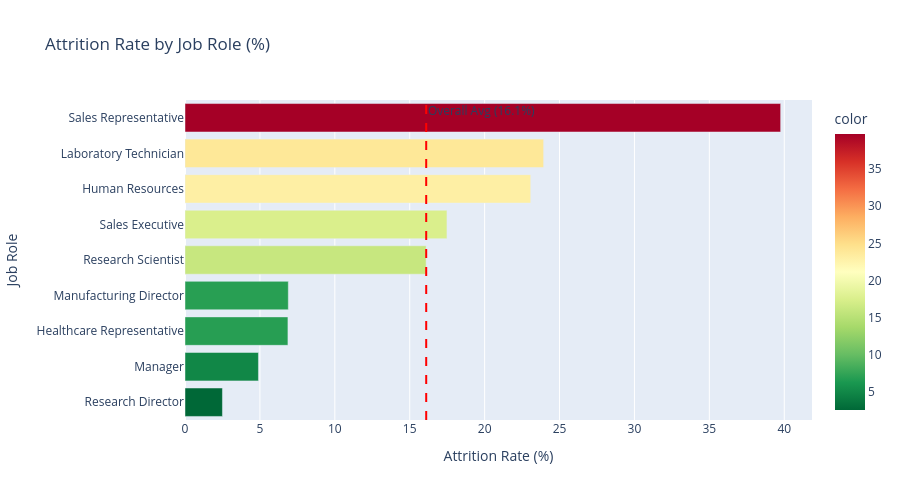

This figure's notebook cell:
### Markdown cell above
## Section 10: Job Role & Satisfaction Deep Dive

**WHAT**: Analyze attrition across different job roles and satisfaction levels.  
**WHY**: Different roles have different attrition patterns — helps target retention programs.  
**HOW**: Combine groupby + visualization for multi-dimensional analysis.

### Code cell
# ============================================================================
# JOB ROLE ANALYSIS — Which roles have highest turnover?
# ============================================================================

# Calculate attrition rate per job role
role_attrition = df.groupby('JobRole')['Attrition'].apply(
    lambda x: (x == 'Yes').sum() / len(x) * 100
).sort_values(ascending=True)

# Interactive horizontal bar chart with Plotly
# WHY PLOTLY? Hover over bars to see exact values — great for presentations!
fig = px.bar(
    x=role_attrition.values,
    y=role_attrition.index,
    orientation='h',                    # Horizontal bars (easier to read role names)
    title='Attrition Rate by Job Role (%)',
    labels={'x': 'Attrition Rate (%)', 'y': 'Job Role'},
    color=role_attrition.values,        # Color intensity by value
    color_continuous_scale='RdYlGn_r'   # Red=high attrition, Green=low
)
fig.add_vline(x=16.1, line_dash="dash", line_color="red",
              annotation_text="Overall Avg (16.1%)")
fig.update_layout(height=500, showlegend=False)
fig.show()

print("\n📊 Job Roles with HIGHEST attrition:")
for role, rate in role_attrition.tail(3).items():
    print(f"   🔴 {role}: {rate:.1f}%")
print("\n📊 Job Roles with LOWEST attrition:")
for role, rate in role_attrition.head(3).items():
    print(f"   🟢 {role}: {rate:.1f}%")

### Figure 1 — Plotly figure (JSON) as saved in the notebook; plotly's stock layout.template omitted (floating-point values rounded to 4 significant figures)
{"data": [{"hovertemplate": "Attrition Rate (%)=%{x}<br>Job Role=%{y}<br>color=%{marker.color}<extra></extra>", "legendgroup": "", "marker": {"color": [2.5, 4.902, 6.87, 6.897, 16.1, 17.48, 23.08, 23.94, 39.76], "coloraxis": "coloraxis", "pattern": {"shape": ""}}, "name": "", "orientation": "h", "showlegend": false, "textposition": "auto", "type": "bar", "x": [2.5, 4.902, 6.87, 6.897, 16.1, 17.48, 23.08, 23.94, 39.76], "xaxis": "x", "y": ["Research Director", "Manager", "Healthcare Representative", "Manufacturing Director", "Research Scientist", "Sales Executive", "Human Resources", "Laboratory Technician", "Sales Representative"], "yaxis": "y"}], "layout": {"annotations": [{"showarrow": false, "text": "Overall Avg (16.1%)", "x": 16.1, "xanchor": "left", "xref": "x", "y": 1, "yanchor": "top", "yref": "y domain"}], "barmode": "relative", "coloraxis": {"autocolorscale": false, "colorbar": {"title": {"text": "color"}}, "colorscale": [[0.0, "rgb(0,104,55)"], [0.1, "rgb(26,152,80)"], [0.2, "rgb(102,189,99)"], [0.3, "rgb(166,217,106)"], [0.4, "rgb(217,239,139)"], [0.5, "rgb(255,255,191)"], [0.6, "rgb(254,224,139)"], [0.7, "rgb(253,174,97)"], [0.8, "rgb(244,109,67)"], [0.9, "rgb(215,48,39)"], [1.0, "rgb(165,0,38)"]]}, "height": 500, "legend": {"tracegroupgap": 0}, "shapes": [{"line": {"color": "red", "dash": "dash"}, "type": "line", "x0": 16.1, "x1": 16.1, "xref": "x", "y0": 0, "y1": 1, "yref": "y domain"}], "showlegend": false, "title": {"text": "Attrition Rate by Job Role (%)"}, "xaxis": {"anchor": "y", "domain": [0.0, 1.0], "title": {"text": "Attrition Rate (%)"}}, "yaxis": {"anchor": "x", "domain": [0.0, 1.0], "title": {"text": "Job Role"}}}}
